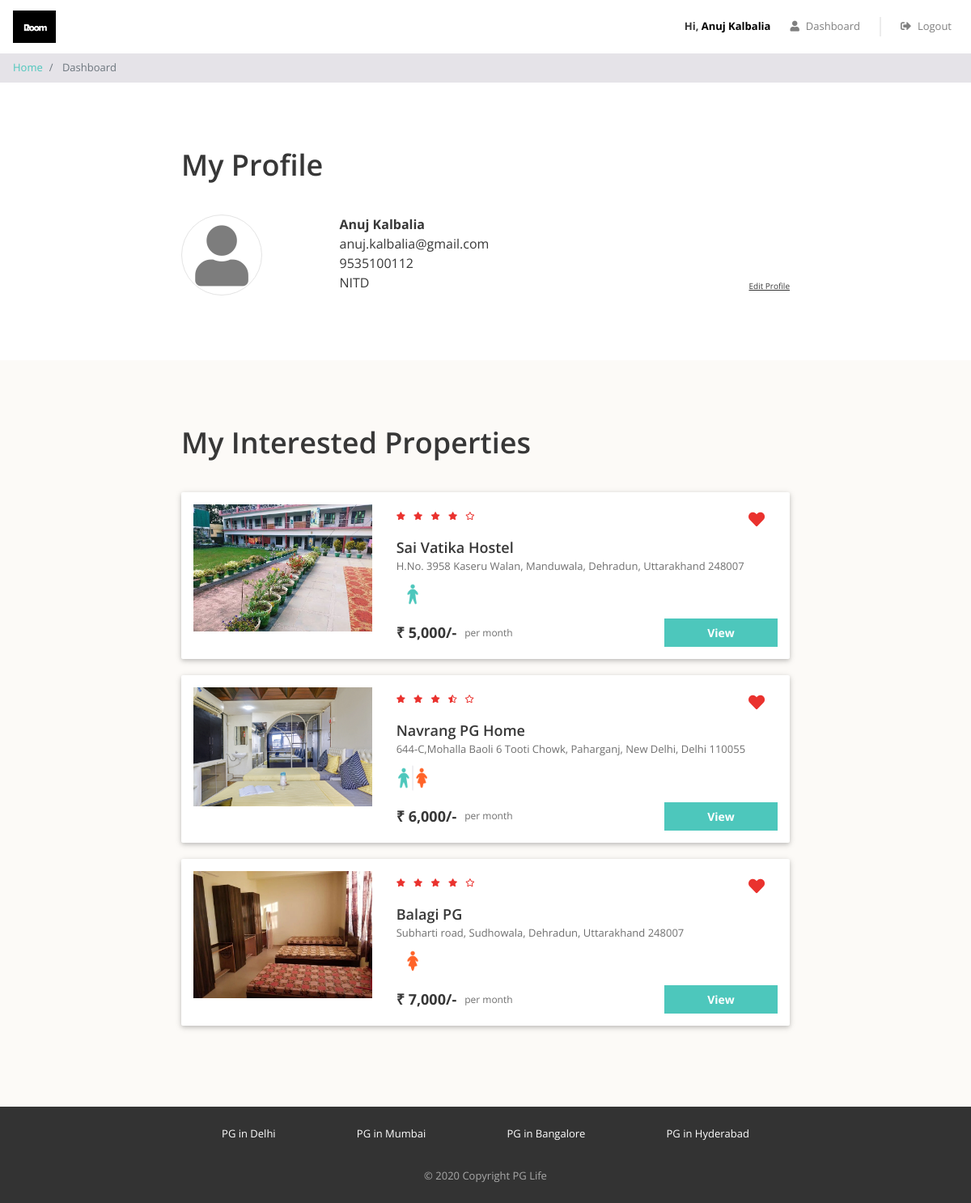
/dashboard.php (signed in), run on the app's committed database.
### tables this page shows
CREATE TABLE `users` (
  `id` int(11) NOT NULL,
  `email` varchar(100) NOT NULL,
  `password` varchar(100) NOT NULL,
  `full_name` varchar(100) NOT NULL,
  `phone` varchar(100) NOT NULL,
  `gender` enum('male','female') NOT NULL,
  `college_name` varchar(100) NOT NULL
);

CREATE TABLE `interested_users_properties` (
  `id` int(11) NOT NULL,
  `user_id` int(11) NOT NULL,
  `property_id` int(11) NOT NULL
);

CREATE TABLE `properties` (
  `id` int(11) NOT NULL,
  `city_id` int(11) NOT NULL,
  `name` varchar(100) NOT NULL,
  `address` varchar(100) NOT NULL,
  `description` longtext NOT NULL,
  `gender` enum('male','female','unisex') NOT NULL,
  `rent` int(11) NOT NULL,
  `rating_clean` float(2,1) NOT NULL,
  `rating_food` float(2,1) NOT NULL,
  `rating_safety` float(2,1) NOT NULL
);

### dashboard.php (the view, shortened to what this page needs)
<?php
require "includes/database_connect.php";
$user_id = $_SESSION['user_id'];
$sql_1 = "SELECT * FROM users WHERE id = $user_id";
$result_1 = mysqli_query($conn, $sql_1);
$user = mysqli_fetch_assoc($result_1);
$sql_2 = "SELECT *
            FROM interested_users_properties iup
            INNER JOIN properties p ON iup.property_id = p.id
            WHERE iup.user_id = $user_id";
$result_2 = mysqli_query($conn, $sql_2);
$interested_properties = mysqli_fetch_all($result_2, MYSQLI_ASSOC);
?>
<!DOCTYPE html>
<html lang="en">
<head>
    <?php
    include "includes/head_links.php";
    ?>
    <link href="css/dashboard.css" rel="stylesheet" />
</head>
<body>
    <?php
    include "includes/header.php";
    ?>
    <nav aria-label="breadcrumb">
        <ol class="breadcrumb py-2">
            <li class="breadcrumb-item">
                <a href="index.php">Home</a>
            </li>
            <li class="breadcrumb-item active" aria-current="page">
                Dashboard
            </li>
        </ol>
    </nav>
    <div class="my-profile page-container">
        <h1>My Profile</h1>
        <div class="row">
            <div class="col-md-3 profile-img-container">
                <i class="fas fa-user profile-img"></i>
            </div>
            <div class="col-md-9">
                <div class="row no-gutters justify-content-between align-items-end">
                    <div class="profile">
                        <div class="name"><?= $user['full_name'] ?></div>
                        <div class="email"><?= $user['email'] ?></div>
                        <div class="phone"><?= $user['phone'] ?></div>
                        <div class="college"><?= $user['college_name'] ?></div>
                    </div>
                    <div class="edit">
                        <div class="edit-profile">Edit Profile</div>
                    </div>
                </div>
            </div>
        </div>
    </div>
    <?php
    if (count($interested_properties) > 0) {
    ?>
        <div class="my-interested-properties">
            <div class="page-container">
                <h1>My Interested Properties</h1>
                <?php
                foreach ($interested_properties as $property) {
                    $property_images = glob("img/properties/" . $property['id'] . "/*");
                ?>
                    <div class="property-card property-id-<?= $property['id'] ?> row">
                        <div class="image-container col-md-4">
                            <img src="<?= $property_images[0] ?>" />
                        </div>
                        <div class="content-container col-md-8">
                            <div class="row no-gutters justify-content-between">
                                <?php
                                $total_rating = ($property['rating_clean'] + $property['rating_food'] + $property['rating_safety']) / 3;
                                $total_rating = round($total_rating, 1);
                                ?>
                                <div class="star-container" title="<?= $total_rating ?>">
                                    <?php
                                    $rating = $total_rating;
                                    for ($i = 0; $i < 5; $i++) {
                                        if ($rating >= $i + 0.8) {
                                    ?>
                                            <i class="fas fa-star"></i>
                                        <?php
                                        } elseif ($rating >= $i + 0.3) {
                                        ?>
                                            <i class="fas fa-star-half-alt"></i>
                                        <?php
                                        } else {
                                        ?>
                                            <i class="far fa-star"></i>
                                    <?php
                                        }
                                    }
                                    ?>
                                </div>
                                <div class="interested-container">
                                    <i class="is-interested-image fas fa-heart" property_id="<?= $property['id'] ?>"></i>
                                </div>
                            </div>
                            <div class="detail-container">
                                <div class="property-name"><?= $property['name'] ?></div>
                                <div class="property-address"><?= $property['address'] ?></div>
                                <div class="property-gender">
                                    <?php
                                    if ($property['gender'] == "male") {
                                    ?>
                                        <img src="img/male.png">
                                    <?php
                                    } elseif ($property['gender'] == "female") {
                                    ?>
                                        <img src="img/female.png">
                                    <?php
                                    } else {
                                    ?>
                                        <img src="img/unisex.png">
                                    <?php
                                    }
                                    ?>
                                </div>
                            </div>
                            <div class="row no-gutters">
                                <div class="rent-container col-6">
                                    <div class="rent">₹ <?= number_format($property['rent']) ?>/-</div>
                                    <div class="rent-unit">per month</div>
                                </div>
                                <div class="button-container col-6">
                                    <a href="property_detail.php?property_id=<?= $property['id'] ?>" class="btn btn-primary">View</a>
                                </div>
                            </div>
                        </div>
                    </div>
                <?php
                }
                ?>
            </div>
        </div>
    <?php
    }
    ?>
    <?php
    include "includes/footer.php";
    ?>
</body>
</html>

### css/common.css (style rules this page uses)
* { box-sizing: border-box; font-family: 'Open Sans', sans-serif; }
body { color: #373737; font-size: 16px; position: relative; }
h1, h2, h3, h4, h5, h6 { font-weight: 600; }
h1 { font-size: 36px; margin-bottom: 40px; }
.btn-primary, .btn-warning, .btn-danger { color: white; font-weight: bold; }
.breadcrumb { background-color: #e5e3e8; font-size: 13px; border-radius: 0px; margin-bottom: 0px; }
.page-container { max-width: 800px; padding: 80px 24px; margin: auto; }

### css/dashboard.css (style rules this page uses)
.profile-img { color: #7d7d7d; font-size: 75px; text-align: center; border: 1px solid #e4e4e4; border-radius: 50%; height: 100px; width: 100px; line-height: 100px; }
.profile .name { font-weight: bold; }
.edit-profile { font-size: 10px; text-decoration: underline; cursor: pointer; }
.my-interested-properties { background-color: #fcfaf7; }
.property-card { background-color: #ffffff; border-radius: 2px; padding: 15px 0px; margin: 20px auto; box-shadow: 0 2px 5px 0 rgba(0, 0, 0, 0.16), 0 2px 10px 0 rgba(0, 0, 0, 0.12); }
.image-container { text-align: center; }
.image-container img { width: 100%; max-width: 300px; }
.star-container i { color: #EA322E; font-size: 10px; margin-right: 6px; }
.interested-container { text-align: center; padding: 8px 16px; }
.interested-container i { color: #EA322E; font-size: 20px; cursor: pointer; }
.detail-container { padding-bottom: 10px; }
.property-name { font-size: 18px; font-weight: 600; }
.property-address { color: #6f6f6f; font-size: 13px; padding-bottom: 5px; }
.property-gender img { width: 40px; }
.rent-container { display: flex; align-items: center; }
.rent { font-size: 18px; font-weight: bold; padding-right: 10px; }
.rent-unit { color: #6f6f6f; font-size: 12px; }
.button-container .btn { font-size: 14px; border-radius: 0px; width: 140px; float: right; }

### data on the page
users: full_name "Anuj Kalbalia", email "anuj.kalbalia@gmail.com", phone "9535100112", college_name "NITD"
interested_users_properties: shows a picture, property.name "Sai Vatika Hostel", property.address "H.No. 3958 Kaseru Walan, Manduwala, Dehradun, Uttarakhand 248007", property.rent "5,000"
interested_users_properties: shows a picture, property.name "Navrang PG Home", property.address "644-C,Mohalla Baoli 6 Tooti Chowk, Paharganj, New Delhi, Delhi 110055", property.rent "6,000"
interested_users_properties: shows a picture, property.name "Balagi PG", property.address "Subharti road, Sudhowala, Dehradun, Uttarakhand 248007", property.rent "7,000"

### other printed values
$_SESSION["full_name"] "Anuj Kalbalia"
